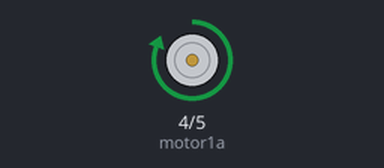
Simulated run of this sketch. Board: Arduino Uno, built with avr-gcc and run on an emulated ATmega328P. On the bench: motor-driver pin pairs drawn as motors (green arrow = first pin HIGH = forward, orange = second pin HIGH = backward, longer = more drive).

Above: at 0.5 s.
At 2.5 s:
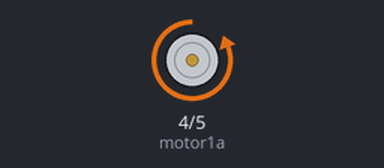
At 3.5 s:
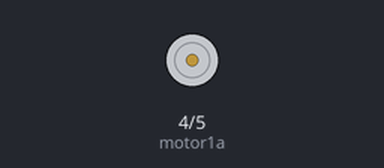
Timing chart, 0 to 5.2 s (numbered marks = the images above):
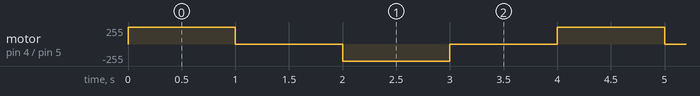

Measured:
- by itself, motor on pin 4 (motor1a) / pin 5 (motor1b): repeats every 4.0 s: stopped 1.0 s, backward 255/255 1.0 s, stopped 1.0 s, forward 255/255 1.0 s

The sketch:

motor_interfacing.ino
```cpp
 int motor1a=4;
 int motor1b=5;
void setup()
 {
 pinMode(motor1a,OUTPUT);
 pinMode(motor1b,OUTPUT);
 Serial.begin(9600);
 }
 void loop()
 {
  digitalWrite(motor1a,HIGH);
  digitalWrite(motor1b,LOW);
    delay(1000);
digitalWrite(motor1a,LOW);
digitalWrite(motor1b,LOW);
   delay(1000);
digitalWrite(motor1a,LOW);
digitalWrite(motor1b,HIGH);
   delay(1000);
digitalWrite(motor1a,LOW);
digitalWrite(motor1b,LOW);
delay(1000);
 }
```
